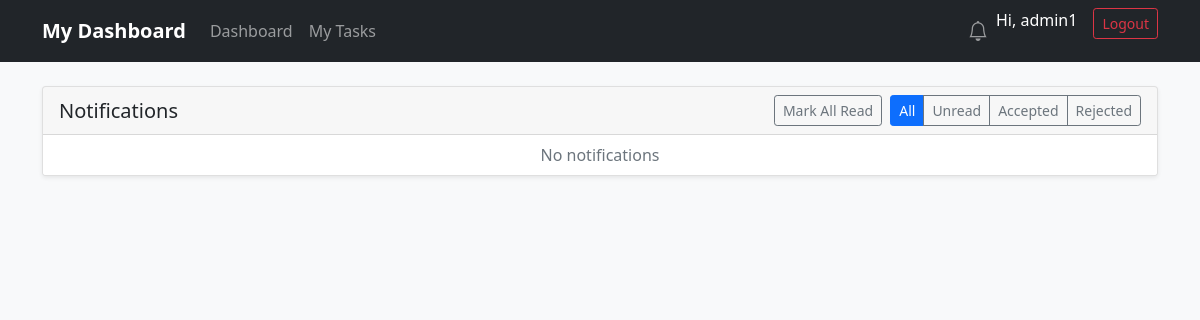
/staff/notifications/ (signed in), run on an earlier commit of the app's database.
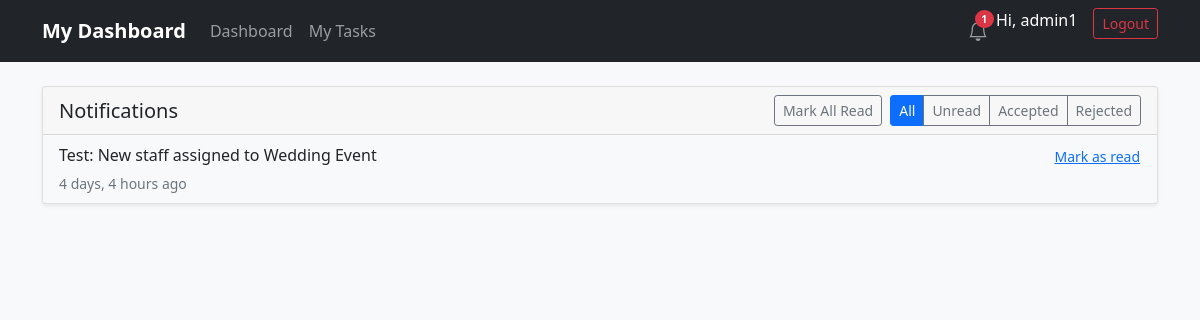
And on a later commit of the database.
### staff/models.py (models this page shows, shortened)
class Notification(models.Model):
    NOTIFICATION_TYPES = [
        ('assignment', 'Assignment'),
        ('incident', 'Incident'),
        ('leave', 'Leave'),
        ('general', 'General'),
    ]
    ACTION_CHOICES = [
        ('accept', 'Accept'),
        ('reject', 'Reject'),
        ('accept_action', 'Accept Action'),
        ('reject_action', 'Reject Action'),
    ]
    SENDER_TYPE_CHOICES = [
        ('staff', 'Staff'),
        ('admin', 'Admin')
    ]
    user = models.ForeignKey(settings.AUTH_USER_MODEL, on_delete=models.CASCADE, related_name='notifications')
    sender = models.ForeignKey(settings.AUTH_USER_MODEL, on_delete=models.CASCADE, related_name='sent_notifications')
    sender_type = models.CharField(max_length=10, choices=SENDER_TYPE_CHOICES)
    title = models.CharField(max_length=255)
    message = models.TextField()
    notification_type = models.CharField(max_length=20, choices=NOTIFICATION_TYPES, default='general')
    related_event = models.ForeignKey('Event', on_delete=models.CASCADE, null=True, blank=True)
    related_assignment = models.ForeignKey('Assignment', on_delete=models.CASCADE, null=True, blank=True)
    is_read = models.BooleanField(default=False)
    read_by = models.ForeignKey(settings.AUTH_USER_MODEL, on_delete=models.SET_NULL, related_name='read_notifications', null=True, blank=True)
    read_at = models.DateTimeField(null=True, blank=True)
    action_required = models.CharField(max_length=255, blank=True, null=True)
    action_response = models.CharField(max_length=20, choices=ACTION_CHOICES, blank=True, null=True)
    action_responded_at = models.DateTimeField(null=True, blank=True)
    created_at = models.DateTimeField(auto_now_add=True)
    is_dismissable = models.BooleanField(default=False)
    class Meta:
        ordering = ['-created_at']
        indexes = [
            models.Index(fields=['user', 'is_read']),
            models.Index(fields=['sender', 'created_at']),
        ]
    @property
    def requires_action(self):  # <-- ADD THIS
        return self.action_required is not None and self.action_response is None
    @property
    def link(self):  # <-- ADD THIS
        if self.related_assignment:
            return f"/staff/event/{self.related_assignment.event.id}/"
        if self.related_event:
            return f"/staff/event/{self.related_event.id}/"
        return "#"

### staff/views.py (the view)
# urls.py: path('notifications/', NotificationListView.as_view(), name='notifications_list'),
class NotificationListView(LoginRequiredMixin, ListView):
    login_url = 'staff:staff_login'
    model = Notification
    template_name = 'staff/notifications_list.html'
    context_object_name = 'notifications'
    def get_queryset(self):
        qs = Notification.objects.filter(user=self.request.user).order_by('-created_at')
        status = self.request.GET.get('status')
        if status == 'unread':
            qs = qs.filter(is_read=False)
        elif status == 'read':
            qs = qs.filter(is_read=True)
        elif status == 'accepted':
            qs = qs.filter(action_response__in=['accept', 'accept_action'])
        elif status == 'rejected':
            qs = qs.filter(action_response__in=['reject', 'reject_action'])
        return qs
    def get_context_data(self, **kwargs):
        context = super().get_context_data(**kwargs)
        context['status'] = self.request.GET.get('status', 'all')
        return context

### staff/context_processors.py (called while the page is built)
def notifications(request):
    if request.user.is_authenticated:
        unread_count = request.user.notifications.filter(is_read=False).count()
        recent_notifications = request.user.notifications.order_by('-created_at')[:5]
        return {
            'unread_notification_count': unread_count,
            'notifications': recent_notifications
        }
    return {}

### staff/fields.py (called while the page is built)
def _get_cipher():
    key = settings.FERNET_KEY
    if not key:
        return None
    return Fernet(key.encode())

    def from_db_value(self, value, expression, connection):
        if value is None: return value
        cipher = _get_cipher()
        if not cipher: return value
        try:
            return cipher.decrypt(value.encode()).decode()
        except (InvalidToken, ValueError):
            return value

    def from_db_value(self, value, expression, connection):
        if value is None: return value
        cipher = _get_cipher()
        if not cipher: return value
        try:
            return cipher.decrypt(value.encode()).decode()
        except (InvalidToken, ValueError):
            return value

### staff/templates/staff/notifications_list.html (shortened to what this page needs)
{% extends "staff/base.html" %}
{% block content %}
<div class="card">
    <div class="card-header d-flex justify-content-between align-items-center">
        <h5 class="mb-0">Notifications</h5>
        <div class="d-flex gap-2">
            <a href="{% url 'staff:mark_all_notifications_read' %}" class="btn btn-sm btn-outline-secondary">
                Mark All Read
            </a>
            <div class="btn-group btn-group-sm">
                <a href="{% url 'staff:notifications_list' %}" class="btn btn-{% if status == 'all' %}primary{% else %}outline-secondary{% endif %}">All</a>
                <a href="?status=unread" class="btn btn-{% if status == 'unread' %}primary{% else %}outline-secondary{% endif %}">Unread</a>
                <a href="?status=accepted" class="btn btn-{% if status == 'accepted' %}primary{% else %}outline-secondary{% endif %}">Accepted</a>
                <a href="?status=rejected" class="btn btn-{% if status == 'rejected' %}primary{% else %}outline-secondary{% endif %}">Rejected</a>
            </div>
        </div>
    </div>
    <div class="list-group list-group-flush">
        {% for notification in notifications %}
        <div class="list-group-item {% if not notification.is_read %}bg-light{% endif %}" id="notification-{{ notification.id }}">
            <div class="d-flex w-100 justify-content-between align-items-start">
                <div>
                    <p class="mb-1">{{ notification.message }}</p>
                    <small class="text-muted">{{ notification.created_at|timesince }} ago</small>
                </div>
                <div class="text-end">
                    {% if not notification.is_read %}
                    <button class="btn btn-link btn-sm p-0 mark-read-btn" data-id="{{ notification.id }}">Mark as read</button>
                    {% endif %}
                </div>
            </div>
        </div>
        {% empty %}
        <div class="list-group-item text-center text-muted">No notifications</div>
        {% endfor %}
    </div>
</div>
{% endblock %}

### staff/templates/staff/base.html (shortened to what this page needs)
{% load static %}
<!DOCTYPE html>
<html lang="en">
<head>
    <link href="https://cdn.jsdelivr.net/npm/bootstrap@5.1.3/dist/css/bootstrap.min.css" rel="stylesheet">
    <link rel="stylesheet" href="https://cdn.jsdelivr.net/npm/flatpickr/dist/flatpickr.min.css">
    <link href="https://cdn.jsdelivr.net/npm/select2@4.1.0-rc.0/dist/css/select2.min.css" rel="stylesheet" />
    <link href="https://cdn.jsdelivr.net/npm/select2-bootstrap-5-theme@1.3.0/dist/select2-bootstrap-5-theme.min.css" rel="stylesheet" />
    <link rel="stylesheet" href="https://cdn.jsdelivr.net/npm/bootstrap-icons@1.10.5/font/bootstrap-icons.css">
    <link rel="stylesheet" href="{% static 'staff/css/custom.css' %}">
</head>
<body>
    <nav class="navbar navbar-expand-lg navbar-dark bg-dark mb-4">
        <div class="container">
            <a class="navbar-brand" href="{% if user.staff %}{% url 'staff:my_dashboard' %}{% else %}{% url 'staff:event_list' %}{% endif %}">
                {% if user.staff %}
                    My Dashboard
                {% else %}
                    Staff Manager
                {% endif %}
            </a>
            <div class="collapse navbar-collapse" id="navbarNav">
                <div class="navbar-nav me-auto">
                    {% if user.staff %}
                        <a class="nav-link" href="{% url 'staff:my_dashboard' %}">Dashboard</a>
                        <a class="nav-link" href="{% url 'staff:task_list' %}">My Tasks</a>
                    {% else %}
                        <a class="nav-link" href="{% url 'staff:event_list' %}">Events</a>
                        <a class="nav-link" href="{% url 'staff:staff_list' %}">Staff</a>
                        <a class="nav-link" href="{% url 'staff:recruitment_list' %}">Recruitment</a>
                        <a class="nav-link" href="{% url 'staff:task_list' %}">Tasks</a>
                    {% endif %}
                </div>
                {% if user.is_authenticated %}
                <ul class="navbar-nav">
                    <li class="nav-item dropdown">
                        <a class="nav-link position-relative" href="#" id="notificationsDropdown" role="button" data-bs-toggle="dropdown" aria-expanded="false">
                          <i class="bi bi-bell fs-5"></i>
                            {% if unread_notification_count > 0 %}
                              <span class="badge bg-danger rounded-pill notification-badge">{{ unread_notification_count }}</span>
                            {% endif %}
                        </a>
                    </li>
                    <li class="nav-item">
                      <span class="navbar-text text-white me-3">
                          Hi, {% if user.staff %}{{ user.staff.name }}{% else %}Admin{% endif %}
                      </span>
                    </li>
                    <li class="nav-item">
                        <a class="btn btn-outline-danger btn-sm" href="{% url 'staff:staff_logout' %}">Logout</a>
                    </li>
                </ul>
                {% endif %}
            </div>
        </div>
    </nav>
    <div class="container">
        {% block content %}
        {% endblock %}
    </div>
</body>
</html>

What changed in the data, as far as the page shows it:
added Notification: message "Test: New staff assigned to Wedding Event", created_at "4 days, 4 hours"
Also different on the page:
{{ unread_notification_count }}: (not shown) → "1"
text no longer shown: "No notifications"
